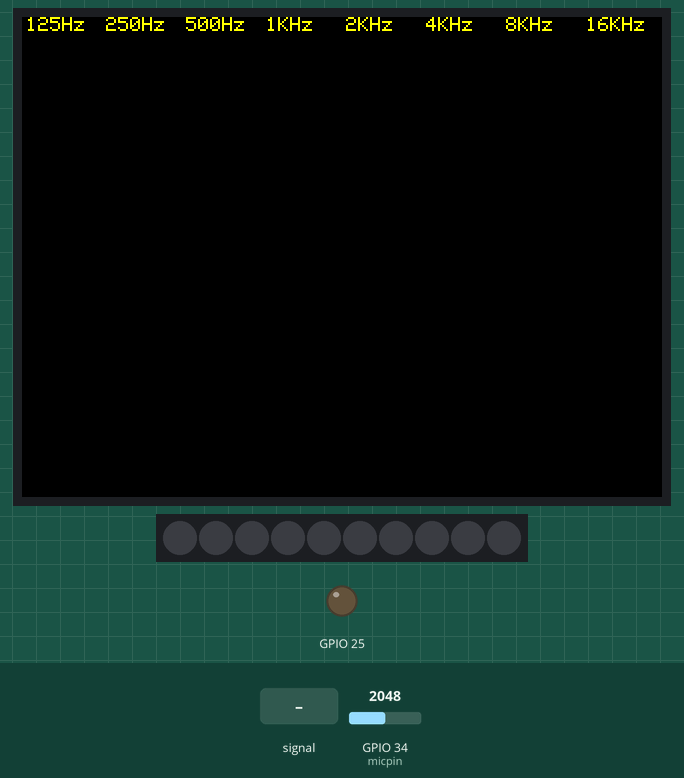
Recording of a sketch running on a simulated ESP32. On the bench: 320×240 colour display, 10 RGB LEDs in strip order, left to right, output pins drawn as LEDs (lit = HIGH). The test bench sets the inputs (shaded band); at power-on: GPIO 34 (micpin) = 2048. Dim RGB values are drawn brighter than linear; random numbers use the default seed unless the sketch sets one.

Above: at 3.4 s.
3.5 s: GPIO 34 (micpin) fed a 200 Hz sine of ±1842 counts around its level
At 5.1 s:
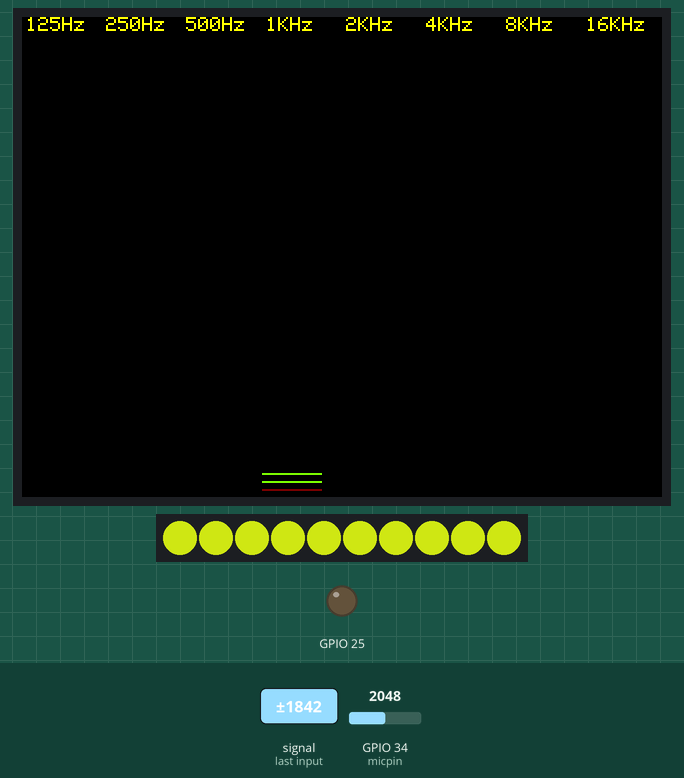
5.3 s: GPIO 34 (micpin) set to 1460
At 5.45 s:
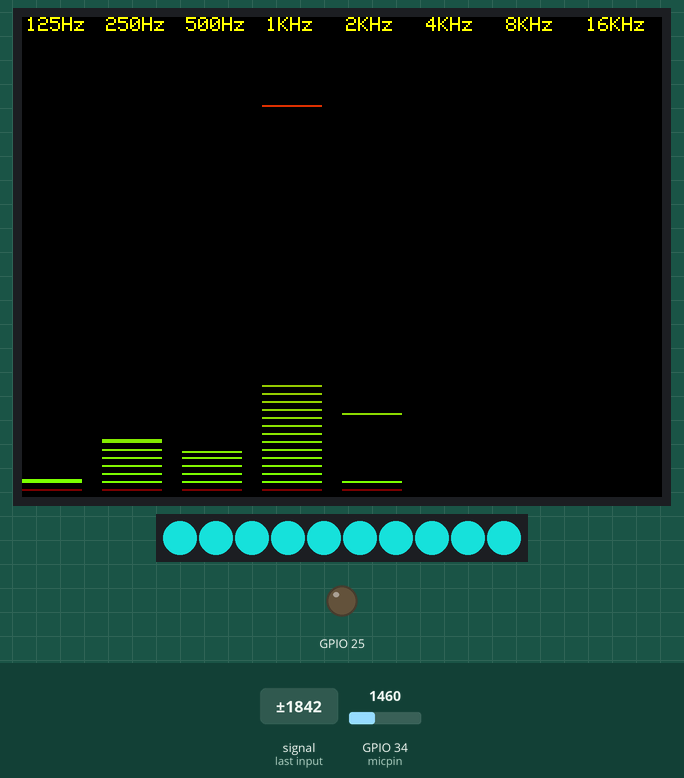
7.4 s: GPIO 34 (micpin) fed a 1000 Hz sine of ±1023 counts around its level
At 7.55 s:
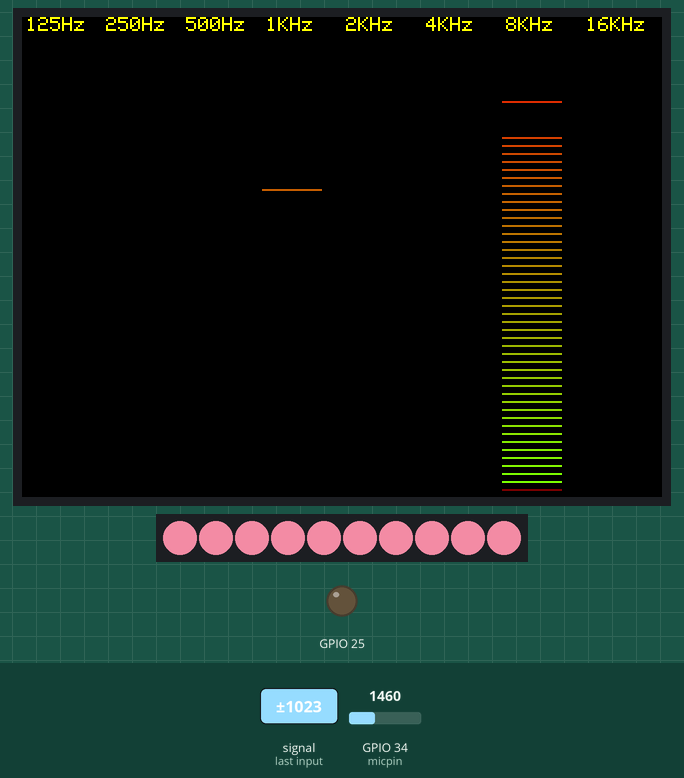
9.2 s: GPIO 34 (micpin) set to 3603
At 9.4 s:
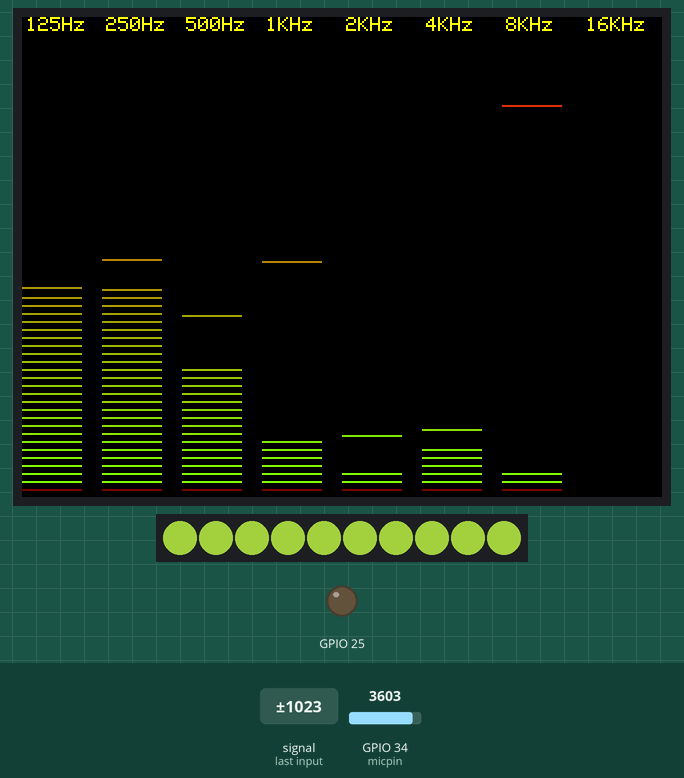
14.5 s: GPIO 34 (micpin) set to 1228
At 14.6 s:
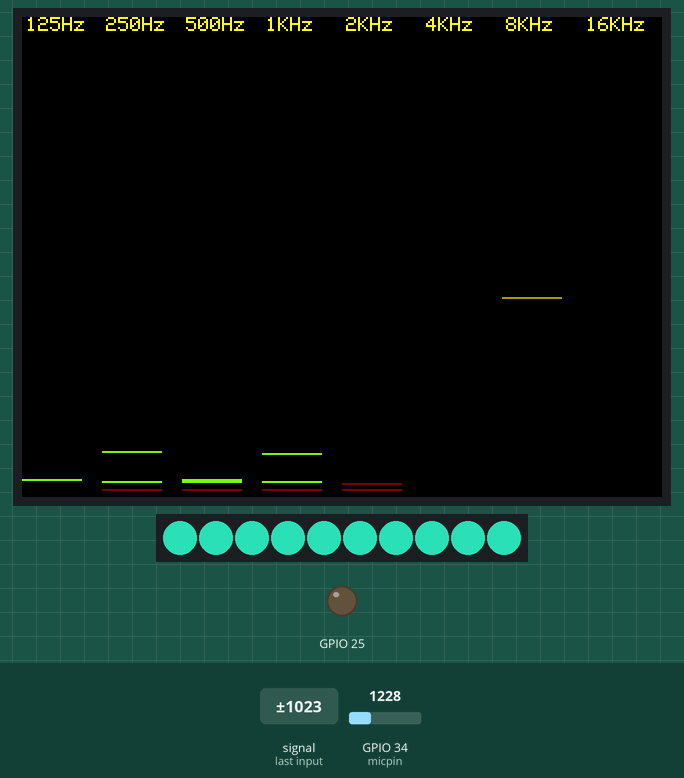

The sketch:

audio_spectrum_display.ino
```cpp
// (licence header left out)
// https://github.com/tobozo/ESP32-8-Octave-Audio-Spectrum-Display/tree/wrover-kit
// https://github.com/G6EJD/ESP32-8266-Audio-Spectrum-Display
// https://github.com/kosme/arduinoFFT


#include "arduinoFFT.h"          // Standard Arduino FFT library
#include <M5Stack.h>
#include <Adafruit_NeoPixel.h>

#define PIN            15
#define NUMPIXELS      10
Adafruit_NeoPixel pixels = Adafruit_NeoPixel(NUMPIXELS, PIN, NEO_GRB + NEO_KHZ800);
int delayval = 10;

#define SAMPLES 512              // Must be a power of 2
#define SAMPLING_FREQUENCY 40000
// Hz, must be 40000 or less due to ADC conversion time.
// Determines maximum frequency that can be analysed by the FFT Fmax=sampleF/2.
#define BAND 8

arduinoFFT FFT = arduinoFFT();
int micpin = 34; //change this to 36 if you are using the fc-04

struct eqBand {
  const char *freqname;
  uint16_t amplitude;
  int peak;
  int lastpeak;
  uint16_t lastval;
  unsigned long lastmeasured;
};

eqBand audiospectrum[BAND] = {
  //Adjust the amplitude values to fit your microphone
  { "125Hz", 500, 0, 0, 0, 0},
  { "250Hz", 200, 0, 0, 0, 0},
  { "500Hz", 200, 0, 0, 0, 0},
  { "1KHz",  200, 0, 0, 0, 0},
  { "2KHz",  200, 0, 0, 0, 0},
  { "4KHz",  100, 0, 0, 0, 0},
  { "8KHz",  100, 0, 0, 0, 0},
  { "16KHz", 50,  0, 0, 0, 0}
};

unsigned int sampling_period_us;
unsigned long microseconds;
double vReal[SAMPLES];
double vImag[SAMPLES];
unsigned long newTime, oldTime;
uint16_t tft_width  = 320; // ILI9341_TFTWIDTH;
uint16_t tft_height = 240; // ILI9341_TFTHEIGHT;
// uint8_t bands = 8;
uint8_t bands_width = floor( tft_width / BAND );
uint8_t bands_pad = bands_width - 10;
uint16_t colormap[255]; // color palette for the band meter (pre-fill in setup)

void setup() {
  M5.begin();
  dacWrite(25, 0); // Speaker OFF
  pixels.begin();
  M5.Lcd.fillScreen(TFT_BLACK);
  M5.Lcd.setTextColor(YELLOW, BLACK);
  M5.Lcd.setTextSize(1);
  M5.Lcd.setRotation(1);

  sampling_period_us = round(1000000 * (1.0 / SAMPLING_FREQUENCY));
  delay(2000);
  for(uint8_t i=0;i<tft_height;i++) {
    colormap[i] = M5.Lcd.color565(tft_height-i*.5, i*1.1, 0);
  }
  for (byte band = 0; band < BAND; band++) {
    M5.Lcd.setCursor(bands_width*band + 2, 0);
    M5.Lcd.print(audiospectrum[band].freqname);
  }
}

void loop() {

  int color_r = random(255) ;
  int color_g = random(255) ;
  int color_b = random(255) ;

  for (int i = 0; i < SAMPLES; i++) {
    newTime = micros()-oldTime;
    oldTime = newTime;
    vReal[i] = analogRead(micpin); // A conversion takes about 1uS on an ESP32
    vImag[i] = 0;
    while (micros() < (newTime + sampling_period_us)) {
      // do nothing to wait
    }
  }

  FFT.Windowing(vReal, SAMPLES, FFT_WIN_TYP_HAMMING, FFT_FORWARD);
  FFT.Compute(vReal, vImag, SAMPLES, FFT_FORWARD);
  FFT.ComplexToMagnitude(vReal, vImag, SAMPLES);

  for (int i = 2; i < (SAMPLES/2); i++){
    // Don't use sample 0 and only first SAMPLES/2 are usable.
    // Each array eleement represents a frequency and its value the amplitude.
    if (vReal[i] > 1500) { // Add a crude noise filter, 10 x amplitude or more
      byte bandNum = getBand(i);
      if(bandNum!=8) {
        displayBand(bandNum, (int)vReal[i]/audiospectrum[bandNum].amplitude);
      }
    }
  }

  long vnow = millis();
  for (byte band = 0; band < BAND; band++) {
    // auto decay every 50ms on low activity bands
    if(vnow - audiospectrum[band].lastmeasured > 50) {
      displayBand(band, audiospectrum[band].lastval>4 ? audiospectrum[band].lastval-4 : 0);
    }
    if (audiospectrum[band].peak > 0) {
      audiospectrum[band].peak -= 2;
      if(audiospectrum[band].peak<=0) {
        audiospectrum[band].peak = 0;
      }
    }
    // only draw if peak changed
    if(audiospectrum[band].lastpeak != audiospectrum[band].peak) {

    for (int i = 0; i < NUMPIXELS; i++) {
      pixels.setPixelColor(i, pixels.Color(color_r, color_g, color_b));
      pixels.show();
      // delay(delayval);
    }

      // delete last peak
     M5.Lcd.drawFastHLine(bands_width*band,tft_height-audiospectrum[band].lastpeak,bands_pad,BLACK);
     audiospectrum[band].lastpeak = audiospectrum[band].peak;
     M5.Lcd.drawFastHLine(bands_width*band, tft_height-audiospectrum[band].peak,
                           bands_pad, colormap[tft_height-audiospectrum[band].peak]);
    }
  }
}

void displayBand(int band, int dsize){
  uint16_t hpos = bands_width*band;
  int dmax = 200;
  if(dsize>tft_height-10) {
    dsize = tft_height-10; // leave some hspace for text
  }
  if(dsize < audiospectrum[band].lastval) {
    // lower value, delete some lines
    M5.Lcd.fillRect(hpos, tft_height-audiospectrum[band].lastval,
                    bands_pad, audiospectrum[band].lastval - dsize, BLACK);
  }
  if (dsize > dmax) dsize = dmax;
  for (int s = 0; s <= dsize; s=s+4){
    M5.Lcd.drawFastHLine(hpos, tft_height-s, bands_pad, colormap[tft_height-s]);
  }
  if (dsize > audiospectrum[band].peak) {
    audiospectrum[band].peak = dsize;
  }
  audiospectrum[band].lastval = dsize;
  audiospectrum[band].lastmeasured = millis();
}

byte getBand(int i) {
  if (i<=2 )             return 0;  // 125Hz
  if (i >3   && i<=5 )   return 1;  // 250Hz
  if (i >5   && i<=7 )   return 2;  // 500Hz
  if (i >7   && i<=15 )  return 3;  // 1000Hz
  if (i >15  && i<=30 )  return 4;  // 2000Hz
  if (i >30  && i<=53 )  return 5;  // 4000Hz
  if (i >53  && i<=200 ) return 6;  // 8000Hz
  if (i >200           ) return 7;  // 16000Hz
  return 8;
}
```

Measured:
- after the input at 3.5 s, the display: first changes after 0.05 s (image 1 shows a later state)
- after the input at 5.3 s, the display: changes after 0.10 s (image 2)
